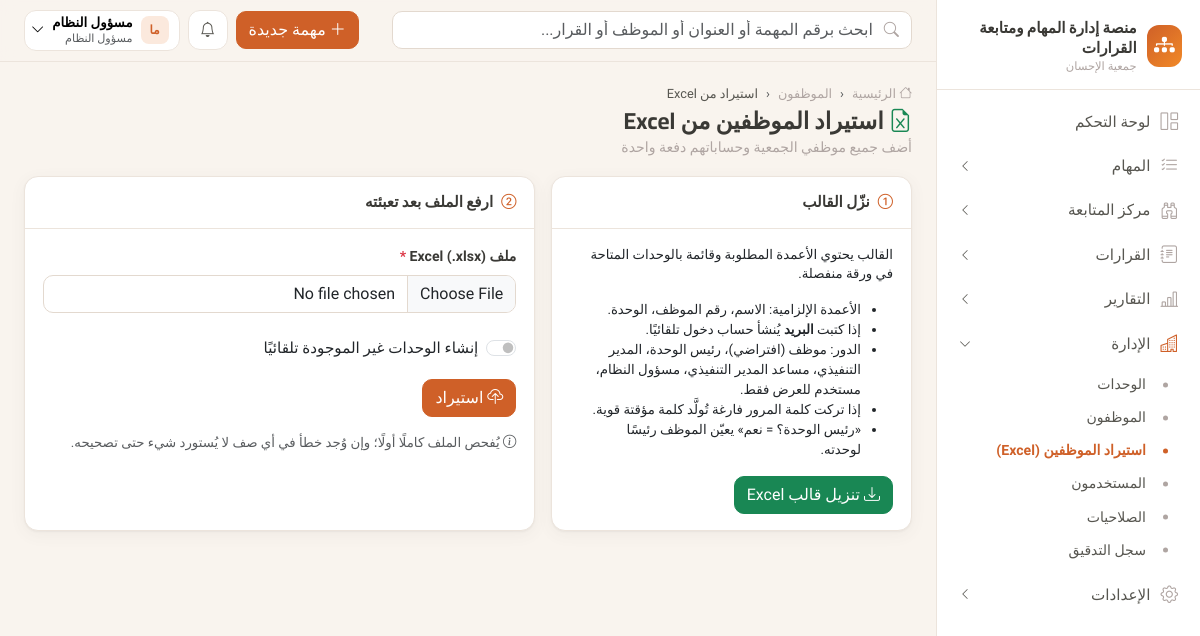
Screenshot of /org/employees/import/ (signed in) with the database file from the repository.
### apps/accounts/models.py (models this page shows, shortened)
class User(AbstractBaseUser, PermissionsMixin):
    email = models.EmailField("البريد الإلكتروني", unique=True)
    phone = models.CharField("رقم الجوال", max_length=20, unique=True, null=True, blank=True)
    full_name = models.CharField("الاسم الكامل", max_length=150)
    role = models.ForeignKey(Role, verbose_name="الدور", on_delete=models.PROTECT, null=True, related_name="users")
    is_active = models.BooleanField("الحساب نشط", default=True)
    is_staff = models.BooleanField(default=False)
    date_joined = models.DateTimeField(default=timezone.now)
    failed_login_count = models.PositiveSmallIntegerField(default=0)
    locked_until = models.DateTimeField(null=True, blank=True)
    otp_enabled = models.BooleanField("تفعيل التحقق الثنائي", default=False)
    must_change_password = models.BooleanField(default=False)
    objects = UserManager()
    USERNAME_FIELD = "email"
    EMAIL_FIELD = "email"
    REQUIRED_FIELDS = ["full_name"]
    class Meta:
        db_table = "users"
        verbose_name = "مستخدم"
        indexes = [models.Index(fields=["is_active"])]

class Role(models.Model):
    code = models.CharField("الرمز", max_length=40, unique=True, choices=ROLES)
    name = models.CharField("الاسم", max_length=80)
    description = models.TextField("الوصف", blank=True)
    permissions = models.ManyToManyField(Permission, related_name="roles", blank=True, db_table="role_permissions")
    is_system = models.BooleanField(default=True)
    class Meta:
        db_table = "roles"
        verbose_name = "دور"

### apps/organization/views.py (the view, shortened to what this page needs)
# urls.py: path("employees/import/", views.employee_import, name="employee_import"),
@perm_required("admin.employees")
def employee_import(request):
    form = EmployeeImportForm(request.POST or None, request.FILES or None)
    created, errors = [], []
    return render(request, "organization/employee_import.html", {"form": form, "created": created, "errors": errors})

### apps/organization/forms.py
class EmployeeImportForm(BootstrapMixin, forms.Form):
    file = forms.FileField(label="ملف Excel (.xlsx)")
    create_missing_units = forms.BooleanField(label="إنشاء الوحدات غير الموجودة تلقائيًا", required=False)

### apps/core/branding.py (called while the page is built)
def get_org():
    return get_setting("organization")

### apps/core/context_processors.py (called while the page is built)
def platform(request):
    org = get_org()
    ctx = {
        "ORG": org,
        "PLATFORM_NAME": org.get("platform_name") or "منصة إدارة المهام ومتابعة القرارات",
        "ORG_NAME": org.get("name"),
        "ORG_SHORT": org.get("short_name") or org.get("name"),
    }
    user = getattr(request, "user", None)
    if user and user.is_authenticated:
        from apps.notifications.models import Notification
        unread = Notification.objects.filter(recipient=user, is_read=False)
        ctx.update({
            "menu": build_menu(request),
            "unread_count": unread.count(),
            "latest_notifications": Notification.objects.filter(recipient=user).select_related("task")[:6],
            "current_employee": getattr(user, "employee", None),
        })
    return ctx

### apps/core/menu.py (called while the page is built)
def _visible(item, user):
    if item.get("perm") and not has_perm(user, item["perm"]):
        return False
    if item.get("needs_employee") and not getattr(user, "employee", None):
        return False
    return True

### apps/core/permissions.py (called while the page is built)
def has_perm(user, code):
    if not user or not user.is_authenticated or not user.is_active:
        return False
    if user.is_superuser:
        return True
    return code in user.permission_codes

def perm_required(*codes, any_of=False):
    def decorator(view):
        @wraps(view)
        def wrapper(request, *args, **kwargs):
            if not request.user.is_authenticated:
                from django.contrib.auth.views import redirect_to_login
                return redirect_to_login(request.get_full_path())
            checks = [has_perm(request.user, c) for c in codes]
            if (any_of and not any(checks)) or (not any_of and not all(checks)):
                raise PermissionDenied("ليس لديك صلاحية للوصول إلى هذه الصفحة")
            return view(request, *args, **kwargs)
        return wrapper
    return decorator

### apps/core/templatetags/ui.py (called while the page is built)
@register.filter
def can(user, code):
    return has_perm(user, code)

@register.filter
def initials(name):
    parts = (name or "").split()
    if not parts:
        return "؟"
    return parts[0][:1] + (parts[-1][:1] if len(parts) > 1 else "")

### templates/organization/employee_import.html (shortened to what this page needs)
{% extends "base.html" %}
{% block breadcrumbs %}<li class="breadcrumb-item"><a href="{% url 'organization:employees' %}">الموظفون</a></li><li class="breadcrumb-item active">استيراد من Excel</li>{% endblock %}
{% block page_title %}<i class="bi bi-file-earmark-excel text-success"></i> استيراد الموظفين من Excel{% endblock %}
{% block page_sub %}أضف جميع موظفي الجمعية وحساباتهم دفعة واحدة{% endblock %}
{% block content %}
<div class="row g-3 no-print">
  <div class="col-lg-5"><div class="card h-100"><div class="card-header"><i class="bi bi-1-circle"></i> نزّل القالب</div><div class="card-body small">
    <p>القالب يحتوي الأعمدة المطلوبة وقائمة بالوحدات المتاحة في ورقة منفصلة.</p>
    <ul class="pe-3">
      <li>الأعمدة الإلزامية: الاسم، رقم الموظف، الوحدة.</li>
      <li>إذا كتبت <strong>البريد</strong> يُنشأ حساب دخول تلقائيًا.</li>
      <li>الدور: موظف (افتراضي)، رئيس الوحدة، المدير التنفيذي، مساعد المدير التنفيذي، مسؤول النظام، مستخدم للعرض فقط.</li>
      <li>إذا تركت كلمة المرور فارغة تُولَّد كلمة مؤقتة قوية.</li>
      <li>«رئيس الوحدة؟ = نعم» يعيّن الموظف رئيسًا لوحدته.</li>
    </ul>
    <a href="{% url 'organization:employee_import_template' %}" class="btn btn-success"><i class="bi bi-download"></i> تنزيل قالب Excel</a>
  </div></div></div>
  <div class="col-lg-7"><div class="card h-100"><div class="card-header"><i class="bi bi-2-circle"></i> ارفع الملف بعد تعبئته</div><div class="card-body">
    <form method="post" enctype="multipart/form-data" class="row g-3">{% csrf_token %}
      {% include "partials/form_field.html" with field=form.file %}
      {% include "partials/form_field.html" with field=form.create_missing_units %}
      <div class="col-12"><button class="btn btn-brand"><i class="bi bi-cloud-upload"></i> استيراد</button></div>
      <div class="col-12 small text-muted"><i class="bi bi-info-circle"></i> يُفحص الملف كاملًا أولًا؛ وإن وُجد خطأ في أي صف لا يُستورد شيء حتى تصحيحه.</div>
    </form>
  </div></div></div>
</div>
{% endblock %}

### templates/base.html (shortened to what this page needs)
{% load static ui %}<!doctype html>
<html lang="ar" dir="rtl">
<head>
  <link rel="stylesheet" href="https://cdn.jsdelivr.net/npm/bootstrap@5.3.3/dist/css/bootstrap.rtl.min.css">
  <link rel="stylesheet" href="https://cdn.jsdelivr.net/npm/bootstrap-icons@1.11.3/font/bootstrap-icons.min.css">
  <link rel="stylesheet" href="https://cdn.jsdelivr.net/npm/tom-select@2.3.1/dist/css/tom-select.bootstrap5.min.css">
  <link rel="stylesheet" href="{% static 'css/app.css' %}">
</head>
<body>
{% block body %}
<div class="app-shell">
  <aside class="sidebar" aria-label="القائمة الرئيسية">
    <div class="brand-box">
      {% if ORG.logo %}<img src="{% url 'branding_logo' %}" alt="" style="width:42px;height:42px;object-fit:contain;border-radius:10px">{% else %}<div class="brand-logo"><i class="bi bi-diagram-3-fill"></i></div>{% endif %}
      <div>
        <div class="brand-title">{{ PLATFORM_NAME }}</div>
        <div class="brand-sub">{{ ORG_SHORT }}</div>
      </div>
    </div>
    <nav>
      {% for item in menu %}
        {% if item.children %}
          <button class="nav-group-btn {% if item.active %}active{% endif %}" data-bs-toggle="collapse" data-bs-target="#nav-{{ forloop.counter }}" aria-expanded="{% if item.active %}true{% else %}false{% endif %}">
            <i class="bi {{ item.icon }}"></i><span>{{ item.label }}</span><i class="bi bi-chevron-left chev"></i>
          </button>
          <div class="collapse {% if item.active %}show{% endif %}" id="nav-{{ forloop.counter }}">
            <div class="nav-sub">
              {% for c in item.children %}<a href="{{ c.url }}" class="{% if c.active %}active{% endif %}">{{ c.label }}</a>{% endfor %}
            </div>
          </div>
        {% else %}
          <a class="nav-item-link {% if item.active %}active{% endif %}" href="{{ item.url }}"><i class="bi {{ item.icon }}"></i><span>{{ item.label }}</span></a>
        {% endif %}
      {% endfor %}
    </nav>
  </aside>
  <div class="main">
    <header class="topbar">
      <form class="search" action="{% url 'tasks:search' %}" method="get" role="search">
        <i class="bi bi-search"></i>
        <input class="form-control" type="search" name="q" value="{{ request.GET.q|default:'' }}" placeholder="ابحث برقم المهمة أو العنوان أو الموظف أو القرار...">
      </form>
      <div class="ms-auto d-flex align-items-center gap-2">
        {% if user|can:"tasks.create" %}
        <a href="{% url 'tasks:create' %}" class="btn btn-brand d-none d-md-inline-flex align-items-center gap-1"><i class="bi bi-plus-lg"></i> مهمة جديدة</a>
        {% endif %}
        <div class="dropdown">
          <button class="top-icon" data-bs-toggle="dropdown" aria-label="التنبيهات" data-unread-url="{% url 'notifications:unread_count' %}">
            <i class="bi bi-bell"></i>{% if unread_count %}<span class="dot">{{ unread_count }}</span>{% endif %}
          </button>
        </div>
        <div class="dropdown">
          <button class="user-chip" data-bs-toggle="dropdown">
            <span class="avatar sm">{{ user.full_name|initials }}</span>
            <span class="d-none d-sm-block text-start lh-sm">
              <span class="d-block small fw-semibold">{{ user.full_name }}</span>
              <span class="d-block text-muted" style="font-size:.7rem">{{ user.role.name|default:"—" }}</span>
            </span>
            <i class="bi bi-chevron-down small"></i>
          </button>
        </div>
      </div>
    </header>
    <main class="content">
      <div class="page-head">
        <div>
          <nav aria-label="breadcrumb"><ol class="breadcrumb">
            <li class="breadcrumb-item"><a href="{% url 'dashboard:home' %}"><i class="bi bi-house"></i> الرئيسية</a></li>
            {% block breadcrumbs %}{% endblock %}
          </ol></nav>
          <h1>{% block page_title %}{% endblock %}</h1>
          <div class="sub">{% block page_sub %}{% endblock %}</div>
        </div>
      </div>
      {% block content %}{% endblock %}
    </main>
  </div>
</div>
{% endblock %}
</body>
</html>

### rows the page displays
User: full_name|initials "ما", full_name "مسؤول النظام", role.name "مسؤول النظام"

### other values shown
{{ PLATFORM_NAME }} "منصة إدارة المهام ومتابعة القرارات"
{{ ORG_SHORT }} "جمعية الإحسان"
{{ item.label }} "لوحة التحكم"
{{ item.label }} "المهام" "مركز المتابعة" "القرارات" "التقارير" "الإدارة" "الإعدادات"
{{ c.label }} "الوحدات" "الموظفون" "استيراد الموظفين (Excel)" "المستخدمون" "الصلاحيات" "سجل التدقيق"
{{ field.label }} "إنشاء الوحدات غير الموجودة تلقائيًا"
